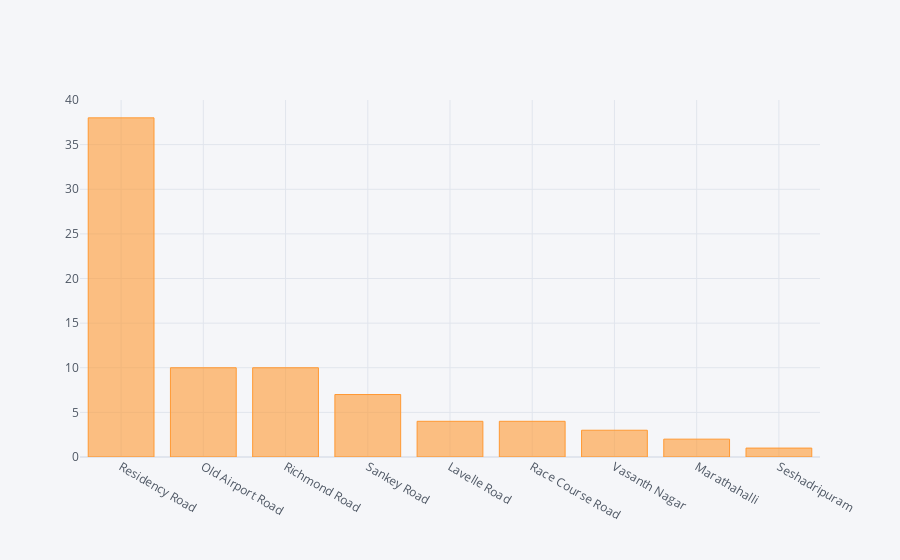

Source (notebook cell):
### Markdown cell above
# Where are most of the expensive Restaurants are located ?

### Code cell
df[df.cost>3000].sort_values(ascending=False,by="cost").location.value_counts().iplot(kind="bar")

### Figure 1 — Plotly figure (JSON) as saved in the notebook; plotly's stock layout.template omitted (floating-point values rounded to 4 significant figures)
{"data": [{"marker": {"color": "rgba(255, 153, 51, 0.6)", "line": {"color": "rgba(255, 153, 51, 1.0)", "width": 1}}, "name": "location", "orientation": "v", "text": "", "type": "bar", "x": ["Residency Road", "Old Airport Road", "Richmond Road", "Sankey Road", "Lavelle Road", "Race Course Road", "Vasanth Nagar", "Marathahalli", "Seshadripuram"], "y": [38, 10, 10, 7, 4, 4, 3, 2, 1]}], "layout": {"legend": {"bgcolor": "#F5F6F9", "font": {"color": "#4D5663"}}, "paper_bgcolor": "#F5F6F9", "plot_bgcolor": "#F5F6F9", "title": {"font": {"color": "#4D5663"}}, "xaxis": {"gridcolor": "#E1E5ED", "showgrid": true, "tickfont": {"color": "#4D5663"}, "title": {"font": {"color": "#4D5663"}, "text": ""}, "zerolinecolor": "#E1E5ED"}, "yaxis": {"gridcolor": "#E1E5ED", "showgrid": true, "tickfont": {"color": "#4D5663"}, "title": {"font": {"color": "#4D5663"}, "text": ""}, "zerolinecolor": "#E1E5ED"}}}
